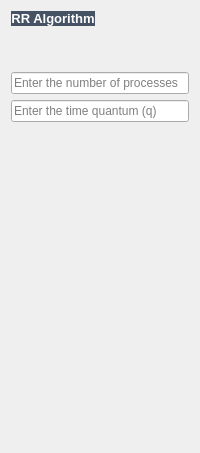
               <widget class="QWidget" name="page_4">
                <layout class="QVBoxLayout" name="verticalLayout_6">
                 <item>
                  <widget class="QLabel" name="label_6">
                   <property name="sizePolicy">
                    <sizepolicy hsizetype="Fixed" vsizetype="Fixed">
                     <horstretch>0</horstretch>
                     <verstretch>0</verstretch>
                    </sizepolicy>
                   </property>
                   <property name="font">
                    <font>
                     <pointsize>12</pointsize>
                     <weight>75</weight>
                     <bold>true</bold>
                    </font>
                   </property>
                   <property name="styleSheet">
                    <string notr="true">background-color: rgb(69, 83, 100);</string>
                   </property>
                   <property name="text">
                    <string>&lt;html&gt;&lt;head/&gt;&lt;body&gt;&lt;p align=&quot;center&quot;&gt;&lt;span style=&quot; font-size:10pt; color:#ffffff;&quot;&gt;RR Algorithm&lt;/span&gt;&lt;/p&gt;&lt;/body&gt;&lt;/html&gt;</string>
                   </property>
                   <property name="textFormat">
                    <enum>Qt::RichText</enum>
                   </property>
                  </widget>
                 </item>
                 <item>
                  <spacer name="verticalSpacer_33">
                   <property name="orientation">
                    <enum>Qt::Vertical</enum>
                   </property>
                   <property name="sizeHint" stdset="0">
                    <size>
                     <width>20</width>
                     <height>40</height>
                    </size>
                   </property>
                  </spacer>
                 </item>
                 <item>
                  <widget class="QLineEdit" name="process_no_4">
                   <property name="sizePolicy">
                    <sizepolicy hsizetype="Maximum" vsizetype="Preferred">
                     <horstretch>0</horstretch>
                     <verstretch>0</verstretch>
                    </sizepolicy>
                   </property>
                   <property name="maximumSize">
                    <size>
                     <width>300</width>
                     <height>16777215</height>
                    </size>
                   </property>
                   <property name="styleSheet">
                    <string notr="true"/>
                   </property>
                   <property name="text">
                    <string/>
                   </property>
                   <property name="placeholderText">
                    <string>Enter the number of processes</string>
                   </property>
                  </widget>
                 </item>
                 <item>
                  <widget class="QLineEdit" name="q_time">
                   <property name="sizePolicy">
                    <sizepolicy hsizetype="Maximum" vsizetype="Preferred">
                     <horstretch>0</horstretch>
                     <verstretch>0</verstretch>
                    </sizepolicy>
                   </property>
                   <property name="maximumSize">
                    <size>
                     <width>300</width>
                     <height>16777215</height>
                    </size>
                   </property>
                   <property name="styleSheet">
                    <string notr="true"/>
                   </property>
                   <property name="text">
                    <string/>
                   </property>
                   <property name="placeholderText">
                    <string>Enter the time quantum (q)</string>
                   </property>
                  </widget>
                 </item>
                 <item>
                  <spacer name="verticalSpacer_40">
                   <property name="orientation">
                    <enum>Qt::Vertical</enum>
                   </property>
                   <property name="sizeHint" stdset="0">
                    <size>
                     <width>20</width>
                     <height>40</height>
                    </size>
                   </property>
                  </spacer>
                 </item>
                 <item>
                  <spacer name="verticalSpacer_42">
                   <property name="orientation">
                    <enum>Qt::Vertical</enum>
                   </property>
                   <property name="sizeHint" stdset="0">
                    <size>
                     <width>20</width>
                     <height>40</height>
                    </size>
                   </property>
                  </spacer>
                 </item>
                 <item>
                  <spacer name="verticalSpacer_41">
                   <property name="orientation">
                    <enum>Qt::Vertical</enum>
                   </property>
                   <property name="sizeHint" stdset="0">
                    <size>
                     <width>20</width>
                     <height>40</height>
                    </size>
                   </property>
                  </spacer>
                 </item>
                 <item>
                  <spacer name="verticalSpacer_38">
                   <property name="orientation">
                    <enum>Qt::Vertical</enum>
                   </property>
                   <property name="sizeHint" stdset="0">
                    <size>
                     <width>20</width>
                     <height>40</height>
                    </size>
                   </property>
                  </spacer>
                 </item>
                 <item>
                  <spacer name="verticalSpacer_37">
                   <property name="orientation">
                    <enum>Qt::Vertical</enum>
                   </property>
                   <property name="sizeHint" stdset="0">
                    <size>
                     <width>20</width>
                     <height>40</height>
                    </size>
                   </property>
                  </spacer>
                 </item>
                 <item>
                  <spacer name="verticalSpacer_36">
                   <property name="orientation">
                    <enum>Qt::Vertical</enum>
                   </property>
                   <property name="sizeHint" stdset="0">
                    <size>
                     <width>20</width>
                     <height>40</height>
                    </size>
                   </property>
                  </spacer>
                 </item>
                 <item>
                  <spacer name="verticalSpacer_35">
                   <property name="orientation">
                    <enum>Qt::Vertical</enum>
                   </property>
                   <property name="sizeHint" stdset="0">
                    <size>
                     <width>20</width>
                     <height>40</height>
                    </size>
                   </property>
                  </spacer>
                 </item>
                 <item>
                  <spacer name="verticalSpacer_34">
                   <property name="orientation">
                    <enum>Qt::Vertical</enum>
                   </property>
                   <property name="sizeHint" stdset="0">
                    <size>
                     <width>20</width>
                     <height>40</height>
                    </size>
                   </property>
                  </spacer>
                 </item>
                </layout>
               </widget>
